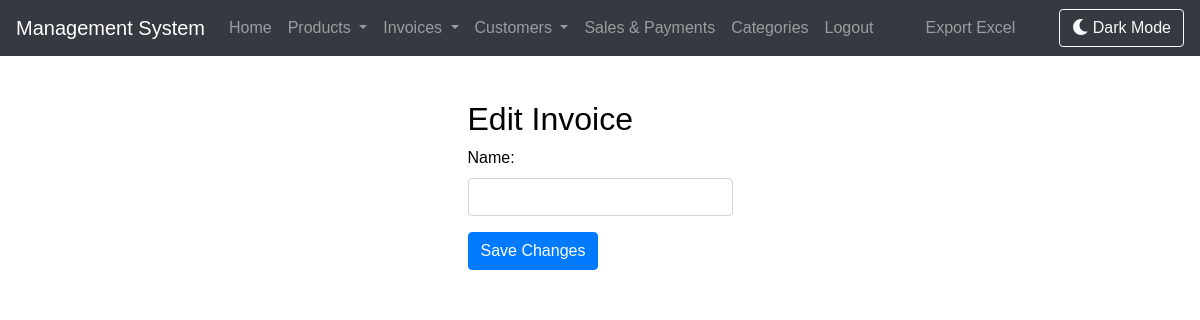
/edit_invoice/4 (signed in), run on an earlier commit of the app's database.
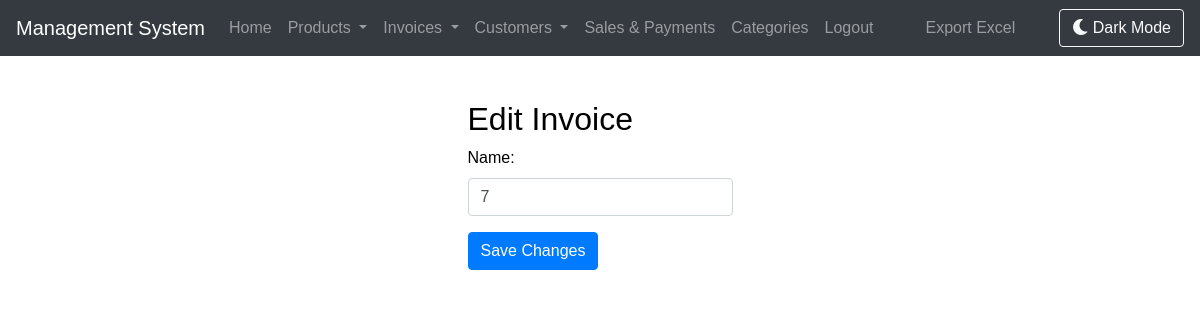
And on a later commit of the database.
### tables this page shows
CREATE TABLE invoices (
    id INTEGER PRIMARY KEY,
    customer_id INTEGER,
    product_id INTEGER,
    quantity INTEGER,
    date TEXT,
    type TEXT, price REAL, discount REAL, total REAL, notes TEXT,
    FOREIGN KEY (customer_id) REFERENCES customers (id),
    FOREIGN KEY (product_id) REFERENCES products (id)
);

### app.py (the view)
@app.route('/edit_invoice/<int:invoice_id>', methods=['GET', 'POST'])
def edit_invoice(invoice_id):
    if is_logged_in():
        if request.method == 'POST':
            updated_data = {
                'name': request.form['name'],
                'amount': request.form['amount'],
                'customer_id': request.form['customer_id'],
                'date': request.form['date'],
                'notes': request.form['notes'],
            }
            conn = sqlite3.connect('database.db')
            c = conn.cursor()
            c.execute("""
                 UPDATE invoices
            SET name = ?, amount = ?, customer_id = ?, date = ?, notes = ? -- Add more fields here as needed
            WHERE id = ?
            """, (updated_data['name'], updated_data['amount'], updated_data['customer_id'], updated_data['date'], updated_data['notes'], invoice_id))
            conn.commit()
            conn.close()
            return redirect(url_for('invoices'))
        else:
            conn = sqlite3.connect('database.db')
            c = conn.cursor()
            c.execute("SELECT * FROM invoices WHERE id = ?", (invoice_id,))
            invoice_details = c.fetchone()
            conn.close()
            return render_template('edit_invoice.html', invoice=invoice_details)
    else:
        return redirect(url_for('login'))

### app.py (called while the page is built)
def is_logged_in():
    return 'username' in session

### templates/edit_invoice.html
{% extends "base.html" %}
{% block content %}
<div class="row justify-content-center">
    <div class="col-md-6">
        <h2>Edit Invoice</h2>
        <form method="POST">
            <div class="form-group">
                <label for="name">Name:</label>
                <input type="text" class="form-control" id="name" name="name" value="{{ invoice[1] }}" required>
            </div>
            <button type="submit" class="btn btn-primary">Save Changes</button>
        </form>
    </div>
</div>
{% endblock %}

What changed in the data, as far as the page shows it:
added invoices: name "7"
